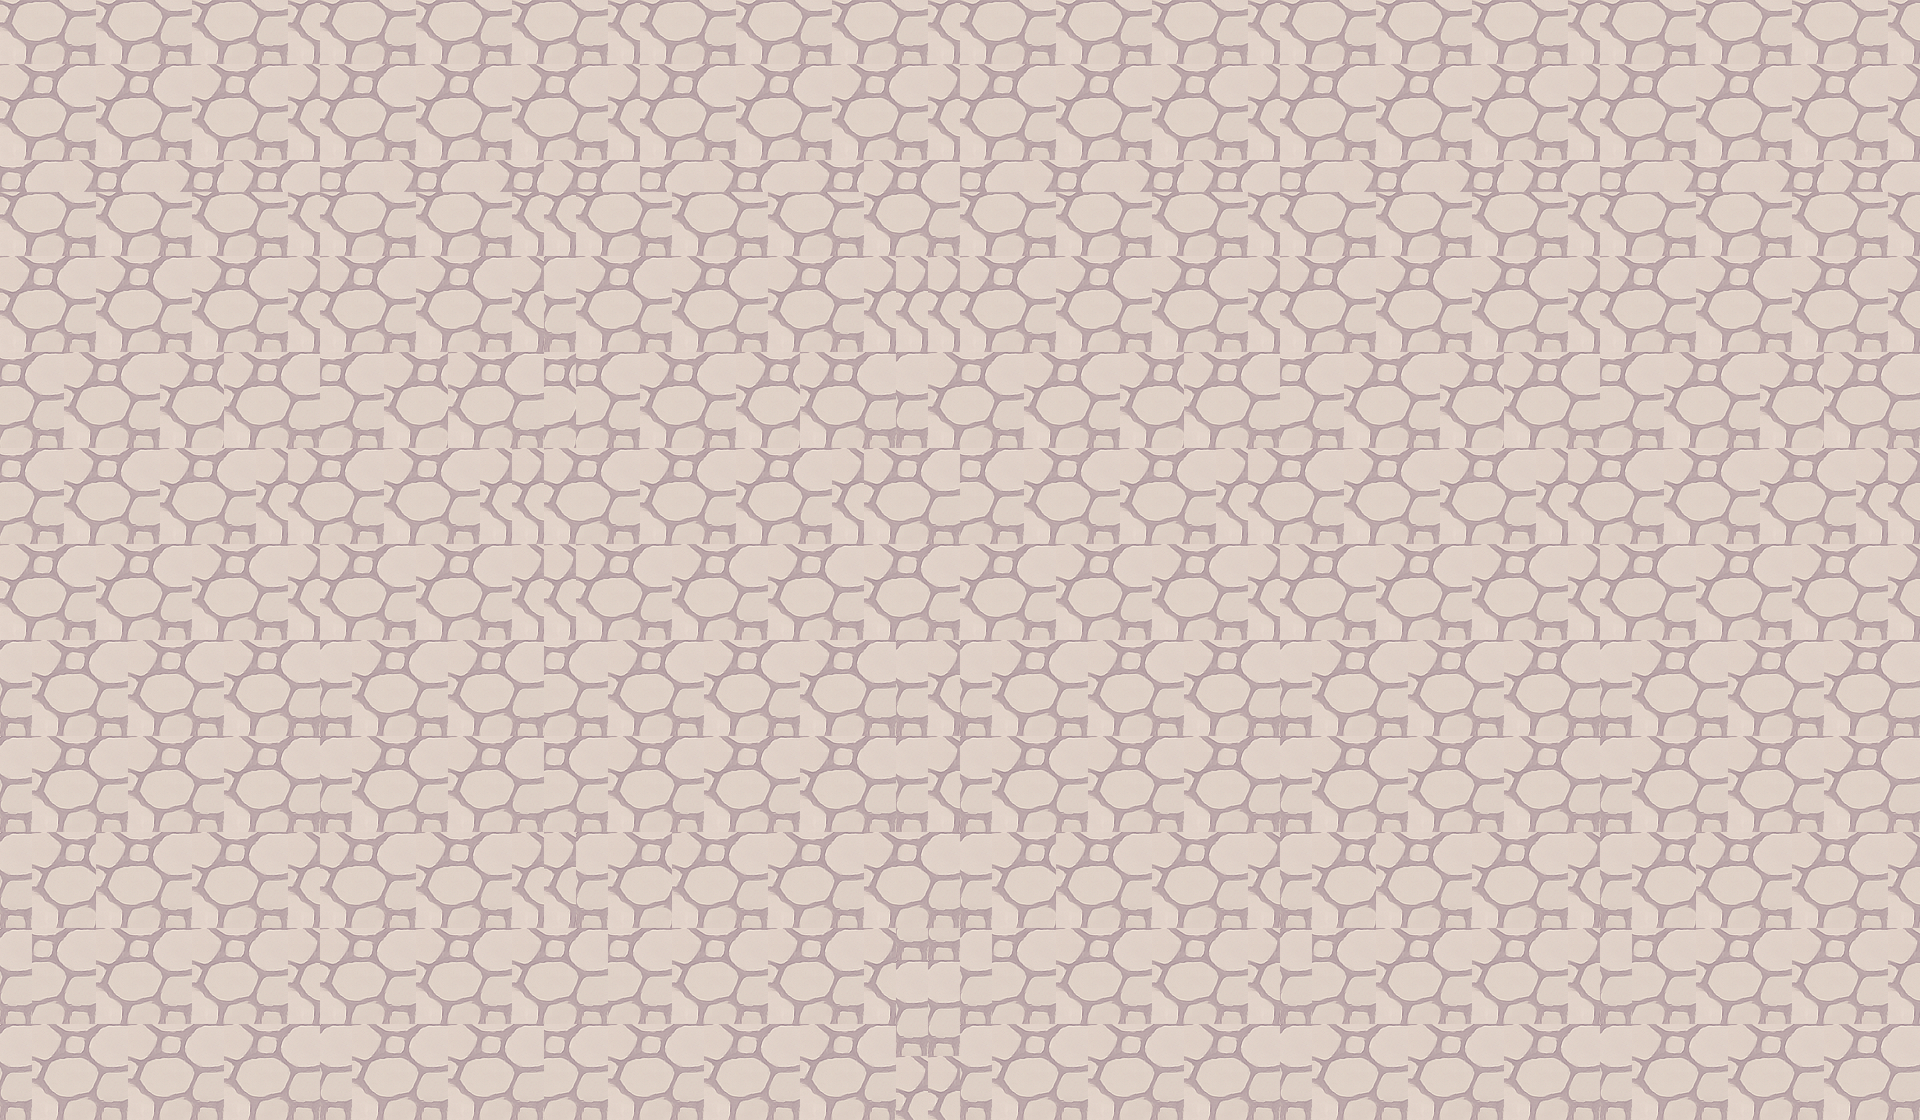

Tiled map render using the project's own tile images. Description and the map definition, with tile-layer contents summarised, below:
An orthogonal 60x35 tile map with 32x32 px tiles, 3 tile layers (Ground Layer, Trees, collision) and 1 object.

<map version="1.10" tiledversion="1.11.2" orientation="orthogonal" renderorder="right-down" width="60" height="35" tilewidth="32" tileheight="32" infinite="0" nextlayerid="6" nextobjectid="2">
 <tileset firstgid="1" source="../assets/images/tilesets/ground_tiles.tsx" />
 <layer id="1" name="Ground Layer" width="60" height="35" locked="1">
  <data>[2100 cells, 2100 non-empty, 9 distinct tile ids]</data>
 </layer>
 <objectgroup id="2" name="path" class="path" locked="1">
  <object id="1" x="78.3354" y="-54.8348">
   <polyline points="0,0 0,1129.99 642.35,1128.03 256.548,238.923 1037.94,238.923 752.02,658.017 1137.82,1006.61 1282.74,401.469 1727.29,193.88 1502.08,1020.32 1872.22,1020.32" />
  </object>
 </objectgroup>
 <layer id="3" name="Trees" width="60" height="35" locked="1">
  <data>[2100 cells, 0 non-empty, 0 distinct tile ids]</data>
 </layer>
 <layer id="4" name="collision" width="60" height="35" locked="1">
  <data>[2100 cells, 0 non-empty, 0 distinct tile ids]</data>
 </layer>
 <objectgroup id="5" name="CrystalEchoes" class="crystal" locked="1" />
</map>
